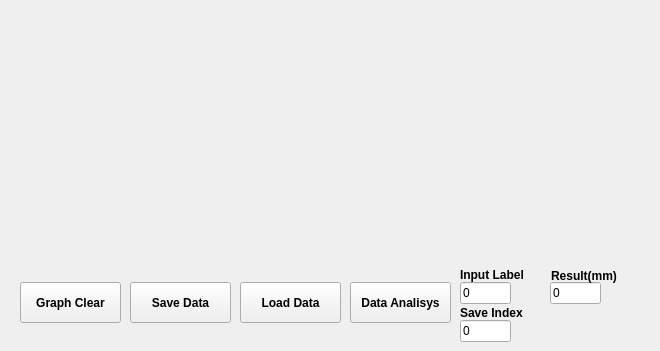
   <widget class="QWidget" name="tab">
    <attribute name="title">
     <string>Valve Size</string>
    </attribute>
    <widget class="QCustomPlot" name="graph_gripper_data_plot" native="true">
     <property name="geometry">
      <rect>
       <x>20</x>
       <y>10</y>
       <width>631</width>
       <height>251</height>
      </rect>
     </property>
    </widget>
    <widget class="QPushButton" name="bt_graph_clear">
     <property name="geometry">
      <rect>
       <x>20</x>
       <y>282</y>
       <width>101</width>
       <height>41</height>
      </rect>
     </property>
     <property name="font">
      <font>
       <weight>75</weight>
       <bold>true</bold>
      </font>
     </property>
     <property name="text">
      <string>Graph Clear</string>
     </property>
    </widget>
    <widget class="QPushButton" name="bt_graph_save">
     <property name="geometry">
      <rect>
       <x>130</x>
       <y>282</y>
       <width>101</width>
       <height>41</height>
      </rect>
     </property>
     <property name="font">
      <font>
       <weight>75</weight>
       <bold>true</bold>
      </font>
     </property>
     <property name="text">
      <string>Save Data</string>
     </property>
    </widget>
    <widget class="QPushButton" name="bt_graph_load">
     <property name="geometry">
      <rect>
       <x>240</x>
       <y>282</y>
       <width>101</width>
       <height>41</height>
      </rect>
     </property>
     <property name="font">
      <font>
       <weight>75</weight>
       <bold>true</bold>
      </font>
     </property>
     <property name="text">
      <string>Load Data</string>
     </property>
    </widget>
    <widget class="QPushButton" name="bt_graph_dat_analisys">
     <property name="geometry">
      <rect>
       <x>350</x>
       <y>282</y>
       <width>101</width>
       <height>41</height>
      </rect>
     </property>
     <property name="font">
      <font>
       <weight>75</weight>
       <bold>true</bold>
      </font>
     </property>
     <property name="text">
      <string>Data Analisys</string>
     </property>
    </widget>
    <widget class="QLineEdit" name="ed_graph_data_input_label">
     <property name="geometry">
      <rect>
       <x>460</x>
       <y>282</y>
       <width>51</width>
       <height>22</height>
      </rect>
     </property>
     <property name="text">
      <string>0</string>
     </property>
    </widget>
    <widget class="QLineEdit" name="ed_graph_data_analisys_result">
     <property name="geometry">
      <rect>
       <x>550</x>
       <y>282</y>
       <width>51</width>
       <height>22</height>
      </rect>
     </property>
     <property name="text">
      <string>0</string>
     </property>
    </widget>
    <widget class="QLabel" name="label_49">
     <property name="geometry">
      <rect>
       <x>460</x>
       <y>267</y>
       <width>81</width>
       <height>16</height>
      </rect>
     </property>
     <property name="font">
      <font>
       <weight>75</weight>
       <bold>true</bold>
      </font>
     </property>
     <property name="text">
      <string>Input Label</string>
     </property>
    </widget>
    <widget class="QLabel" name="label_50">
     <property name="geometry">
      <rect>
       <x>551</x>
       <y>268</y>
       <width>81</width>
       <height>16</height>
      </rect>
     </property>
     <property name="font">
      <font>
       <weight>75</weight>
       <bold>true</bold>
      </font>
     </property>
     <property name="text">
      <string>Result(mm)</string>
     </property>
    </widget>
    <widget class="QLabel" name="label_51">
     <property name="geometry">
      <rect>
       <x>460</x>
       <y>305</y>
       <width>81</width>
       <height>16</height>
      </rect>
     </property>
     <property name="font">
      <font>
       <weight>75</weight>
       <bold>true</bold>
      </font>
     </property>
     <property name="text">
      <string>Save Index</string>
     </property>
    </widget>
    <widget class="QLineEdit" name="ed_graph_data_save_index">
     <property name="geometry">
      <rect>
       <x>460</x>
       <y>320</y>
       <width>51</width>
       <height>22</height>
      </rect>
     </property>
     <property name="text">
      <string>0</string>
     </property>
    </widget>
   </widget>
